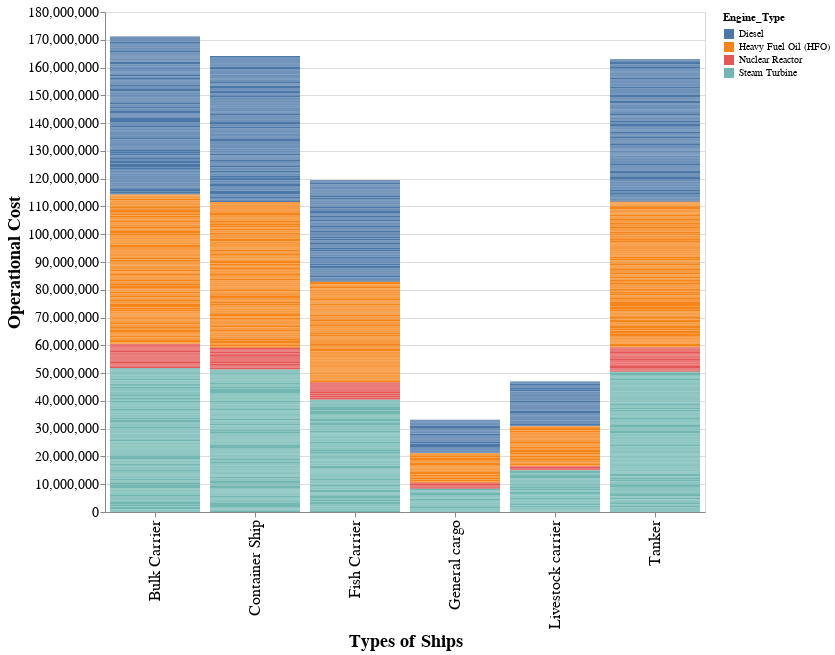

This figure's notebook cell:
### Code cell
#To plot the bar daigram 
chart = alt.Chart(ship).mark_bar().encode(
    x=alt.X('Ship_Type', title="Types of Ships",
            axis=alt.Axis(labelFontSize=16, titleFontSize=18)),
   y=alt.Y('Operational_Cost_USD', title="Operational Cost",
            axis=alt.Axis(labelFontSize=14, titleFontSize=18)),
    color=('Engine_Type'),
).properties(
    width=600,
    height=500,
)
chart.display()

### Figure 1 — Vega-Lite specification as saved in the notebook (floating-point values rounded to 4 significant figures; data arrays with more than 128 entries replaced by an {"elided": "..."} marker saying what was removed)
{"config": {"view": {"continuousWidth": 300, "continuousHeight": 300}}, "data": {"name": "data-0d78162e94751f4ae7205226f1de35c3"}, "mark": {"type": "bar"}, "encoding": {"color": {"field": "Engine_Type", "type": "nominal"}, "x": {"axis": {"labelFontSize": 16, "titleFontSize": 18}, "field": "Ship_Type", "title": "Types of Ships", "type": "nominal"}, "y": {"axis": {"labelFontSize": 14, "titleFontSize": 18}, "field": "Operational_Cost_USD", "title": "Operational Cost", "type": "quantitative"}}, "height": 500, "width": 600, "$schema": "https://vega.github.io/schema/vega-lite/v5.8.0.json", "datasets": {"data-0d78162e94751f4ae7205226f1de35c3": {"elided": "2736 records"}}}
